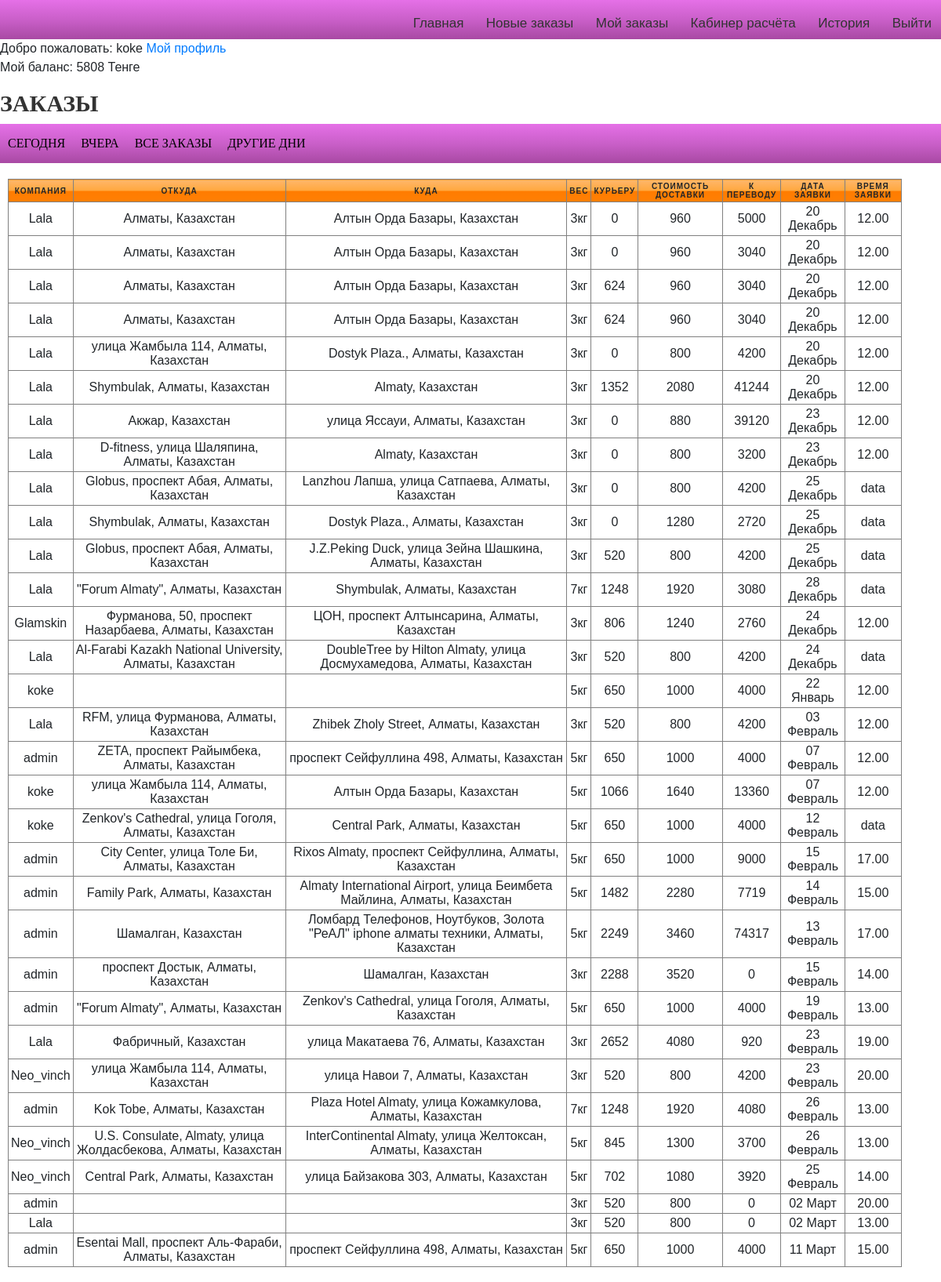
The page /curiers/private_curier_raschet/all (signed in, upper part) on the database its author committed.
### curier/models.py (models this page shows)
class Curier(models.Model):
	user = models.OneToOneField(settings.AUTH_USER_MODEL, on_delete=models.CASCADE,related_name="mycurier")
	date_of_birth=models.DateField(blank=True, null=True)
	photo =models.ImageField(upload_to='curiers/%y/%m/%d', blank=True)
	experience=models.IntegerField(blank=True, null=True)
	phone = models.IntegerField(null=False, blank=False)
	is_available=models.BooleanField(default=False)
	balance = models.DecimalField(decimal_places=0,max_digits=1000,default=0)

### Lallog/models.py (models this page shows, shortened)
class TestOrder(models.Model):
	client=models.ForeignKey(settings.AUTH_USER_MODEL,on_delete=models.CASCADE)
	marshrut=models.CharField(max_length=200)
	ves=models.DecimalField(decimal_places=0,max_digits=1000,default=10)
	from_address=models.CharField(max_length=200)
	from_phone=models.CharField(max_length=200)
	from_comment=models.CharField(max_length=200)
	to=models.CharField(max_length=200)
	to_phone=models.CharField(max_length=200)
	to_date=models.CharField(max_length=200)
	to_date_until=models.CharField(max_length=200)
	to_comment=models.CharField(max_length=200)
	distance=models.DecimalField(decimal_places=0,max_digits=1000,default=10)
	itog=models.DecimalField(decimal_places=0,max_digits=1000,default=10)
	curier = models.ForeignKey(Curier,on_delete=models.CASCADE,default=None,related_name="choiced_curier",blank=True,null=True)
	nal=models.DecimalField(decimal_places=0,max_digits=1000,default=0)
	raschet=models.DecimalField(decimal_places=0,max_digits=1000,default=0)
	status = models.CharField(max_length=200,default="Ожидание")
	curier_money = models.DecimalField(decimal_places=0,max_digits=1000,default=0)
	__original_curier = None
	def __init__(self,*args,**kwargs):
		print("Object was created")
		super(TestOrder,self).__init__(*args,**kwargs)
		self.__origin_curier = self.curier

### curier/views.py (the view)
# urls.py: path("private_curier_raschet/<str:day>",views.rashet_view,name="curier_rashet"),
def rashet_view(request,day):
	curier = request.user.mycurier
	orders_completed=None
	alldaysorders=curier.choiced_curier.all().filter(status="Доставлен")
	if day=="all":
	    orders_completed = curier.choiced_curier.all().filter(status="Доставлен")
	elif day=="today":
		locale.setlocale(locale.LC_ALL, "ru")
		mydate= datetime.date.today().strftime("%d %B")
		orders_completed = curier.choiced_curier.all().filter(status="Доставлен",to_date=mydate)
	elif day=="yesterday":
		locale.setlocale(locale.LC_ALL, "ru")
		mydate1=datetime.date.today() - datetime.timedelta(days=1)
		mydate1=mydate1.strftime("%d %B")
		print(mydate1)
		orders_completed = curier.choiced_curier.all().filter(status="Доставлен",to_date=mydate1)
	else:
	    orders_completed = curier.choiced_curier.all().filter(status="Доставлен",to_date=day)
	mydata = list(orders_completed.values_list("to_date"))
	mydata1 = list(alldaysorders.values_list("to_date"))
	alldays=[]
	for i in mydata1:
	    alldays.append(i[0])
	alldays = set(alldays)
	days=[]
	for i in mydata:
	    days.append(i[0])
	days=set(days)
	analyze=[]
	for i in days:
	    order = orders_completed.filter(to_date=i)
	    sumi=0
	    for j in order:
	        sumi+=j.raschet
	    temp={
	    "day":i,
	    "sum":int(sumi)
	    }
	    analyze.append(temp)
	print(analyze)
	mydate= datetime.datetime.now()
	mydate1=datetime.date.today() + datetime.timedelta(days=1)
	ctx={
		"orders_completed":orders_completed,
		"analyze":analyze,
		"alldays":alldays,
		"today":mydate,
		"tomorrow":mydate1,
	}
	return render(request,"curiers/raschet.html",context=ctx)

### curier/templates/curiers/raschet.html (shortened to what this page needs)
{%extends 'curiers/base_curier.html' %} {%load static%} {%block title%} Личный кабиент Курьера 2{%endblock%} {%block content%}
<a href="{% url 'edit'%}">Мой профиль</a>
<p>Мой баланс: {{request.user.mycurier.balance}} Тенге</p>
<h2>Заказы</h2>
<nav class="raschet_kur" >
<ul >
    <li><a href="{% url 'curier_rashet' day='today'%}">Сегодня</a></li>
    <li><a href="{% url 'curier_rashet' day='yesterday'%}">Вчера</a></li>
    <li ><a href="{% url 'curier_rashet' day='all'%}">Все заказы</a></li>
    <li><a href="#">Другие дни</a>
    </li>
</ul>
</nav>
<div class="spisok">
<table  border="1" id="table_empty">
    <thead >
        <tr style="background-color: #BA55D3">
            <th>Компания</th>
            <th>Откуда</th>
            <th>Куда</th>
            <th>Вес</th>
            <th>Курьеру</th>
            <th>Стоимость доставки</th>
            <th>К переводу</th>
            <th>Дата заявки</th>
            <th>Время заявки</th>
        </tr>
    </thead>
    {%for i in orders_completed%}
    <tr >
        <td data-label="Компания">{{i.client}}</td>
        <td data-label="Откуда">{{i.from_address}}</td>
        <td data-label="Куда">{{i.to}}</td>
        <td data-label="Вес">{{i.ves}}кг</td>
        <td data-label="Курьеру">{{i.curier_money}}</td>
        <td data-label="Доставка">{{i.itog}}</td>
        <td data-label="К переводу">{{i.raschet}}</td>
        <td data-label="Дата">{{i.to_date}}</td>
        <td data-label="Ограничения">{{i.to_date_until}}</td>
    </tr>
    {%endfor%}
</table>
</div>
{%endblock content%}

### curier/templates/curiers/base_curier.html (shortened to what this page needs)
{% load static %}
<html lang="en">
<head>
    <link rel="stylesheet" href="https://use.fontawesome.com/releases/v5.8.2/css/all.css">
    <link rel="stylesheet" href="https://stackpath.bootstrapcdn.com/bootstrap/4.3.1/css/bootstrap.min.css">
    <link href="{% static 'css/style.css' %}" rel="stylesheet" />
</head>
<body>
    <div class="menu">
        <div class="links">
            {%if user.is_authenticated%}
            <a class="menu-item" href="{% url 'Home' %}">Главная</a>
            <a class="menu-item" href="{% url 'private_сurier2' %}">Новые заказы</a>
            <a class="menu-item" href="{% url 'private_сurier' %}">Мой заказы</a>
            <a class="menu-item" href="{% url 'curier_rashet' day='all'%}">Кабинер расчёта</a>
            <a class="menu-item" href="{% url 'curier_history' %}">История</a>
            <a class="menu-item" href="{% url 'user_logout' %}">Выйти</a> {%else%}
            <a class="menu-item" href="{% url 'user_login' %}">Авторизация</a> {%endif%}
        </div>
    </div>
    {%if user.is_authenticated%} Добро пожаловать: {{ user.username}} {%endif%} {%block content%} {%endblock content%}
</body>
</html>

### Lallog/static/css/style.css (style rules this page uses)
* { padding: 0; margin: 0; }
div { box-sizing: border-box; }
.raschet_kur { width: 100%; margin: 0 auto; }
.raschet_kur:before { content: ''; display: block; height: 50px; width: 100%; background: #e570e7; background: -moz-linear-gradient(top, #e570e7 0%, #c85ec7 53%, #a849a3 100%); background: -webkit-linear-gradient(top, #e570e7 0%,#c85ec7 53%,#a849a3 100%); background: linear-gradient(to bottom, #e570e7 0%,#c85ec7 53%,#a849a3 100%); filter: progid:DXImageTransform.Microsoft.gradient( startColorstr='#e570e7', endColorstr='#a849a3',GradientType=0 ); position: absolute; left:0; z-index: -1; }
.raschet_kur ul { margin: 0; padding: 0; list-style: none; height: 50px; }
.raschet_kur > ul { display: flex; justify-content: left; }
.raschet_kur ul li a { font-family: "Open+Sans"; color: black; display: block; height: 50px; padding: 0 10px; text-transform: uppercase; text-decoration: none; line-height: 50px; }
.spisok { margin-top: 20px; }
#table_empty { width: 95%; margin-left: 10px; }
#table_empty th { background: #ffb76b; background: -moz-linear-gradient(top, #ffb76b 0%, #ffa73d 50%, #ff7c00 51%, #ff7f04 100%); background: -webkit-linear-gradient(top, #ffb76b 0%,#ffa73d 50%,#ff7c00 51%,#ff7f04 100%); background: linear-gradient(to bottom, #ffb76b 0%,#ffa73d 50%,#ff7c00 51%,#ff7f04 100%); filter: progid:DXImageTransform.Microsoft.gradient( startColorstr='#ffb76b', endColorstr='#ff7f04',GradientType=0 ); }
table { width: 100%; margin:0; padding:0; border-collapse: collapse; border-spacing: 0; }
table tr { padding: 3px; }
table th, table td { padding: 3px; text-align: center; }
table th { text-transform: uppercase; font-size: 10px; letter-spacing: 1px; }
body { font-family: sans-serif; }
.menu { text-align: right; background: #e570e7; background: -moz-linear-gradient(top, #e570e7 0%, #c85ec7 53%, #a849a3 100%); background: -webkit-linear-gradient(top, #e570e7 0%,#c85ec7 53%,#a849a3 100%); background: linear-gradient(to bottom, #e570e7 0%,#c85ec7 53%,#a849a3 100%); filter: progid:DXImageTransform.Microsoft.gradient( startColorstr='#e570e7', endColorstr='#a849a3',GradientType=0 ); height: 50px; }
.menu-item { display: inline-block; color:#333; font-size: 17px; line-height: 30px; padding: 15px 12px; text-decoration: none; }
h2 { color: #333333; font-family: "Open+Sans"; font-size: 30px; font-weight: 700; text-transform: uppercase; margin-top: 10px; }

### rows shown on the page
TestOrder: client "Lala", from_address "Алматы, Казахстан", to "Алтын Орда Базары, Казахстан", ves "3", curier_money "0", itog "960", raschet "5000", to_date "20 Декабрь", to_date_until "12.00"
TestOrder: client "Lala", from_address "Алматы, Казахстан", to "Алтын Орда Базары, Казахстан", ves "3", curier_money "0", itog "960", raschet "3040", to_date "20 Декабрь", to_date_until "12.00"
TestOrder: client "Lala", from_address "Алматы, Казахстан", to "Алтын Орда Базары, Казахстан", ves "3", curier_money "624", itog "960", raschet "3040", to_date "20 Декабрь", to_date_until "12.00"
TestOrder: client "Lala", from_address "Алматы, Казахстан", to "Алтын Орда Базары, Казахстан", ves "3", curier_money "624", itog "960", raschet "3040", to_date "20 Декабрь", to_date_until "12.00"
TestOrder: client "Lala", from_address "улица Жамбыла 114, Алматы, Казахстан", to "Dostyk Plaza., Алматы, Казахстан", ves "3", curier_money "0", itog "800", raschet "4200", to_date "20 Декабрь", to_date_until "12.00"
TestOrder: client "Lala", from_address "Shymbulak, Алматы, Казахстан", to "Almaty, Казахстан", ves "3", curier_money "1352", itog "2080", raschet "41244", to_date "20 Декабрь", to_date_until "12.00"
TestOrder: client "Lala", from_address "Акжар, Казахстан", to "улица Яссауи, Алматы, Казахстан", ves "3", curier_money "0", itog "880", raschet "39120", to_date "23 Декабрь", to_date_until "12.00"
TestOrder: client "Lala", from_address "D-fitness, улица Шаляпина, Алматы, Казахстан", to "Almaty, Казахстан", ves "3", curier_money "0", itog "800", raschet "3200", to_date "23 Декабрь", to_date_until "12.00"
TestOrder: client "Lala", from_address "Globus, проспект Абая, Алматы, Казахстан", to "Lanzhou Лапша, улица Сатпаева, Алматы, Казахстан", ves "3", curier_money "0", itog "800", raschet "4200", to_date "25 Декабрь", to_date_until "data"
TestOrder: client "Lala", from_address "Shymbulak, Алматы, Казахстан", to "Dostyk Plaza., Алматы, Казахстан", ves "3", curier_money "0", itog "1280", raschet "2720", to_date "25 Декабрь", to_date_until "data"
TestOrder: client "Lala", from_address "Globus, проспект Абая, Алматы, Казахстан", to "J.Z.Peking Duck, улица Зейна Шашкина, Алматы, Казахстан", ves "3", curier_money "520", itog "800", raschet "4200", to_date "25 Декабрь", to_date_until "data"
TestOrder: client "Lala", from_address "\"Forum Almaty\", Алматы, Казахстан", to "Shymbulak, Алматы, Казахстан", ves "7", curier_money "1248", itog "1920", raschet "3080", to_date "28 Декабрь", to_date_until "data"
TestOrder: client "Glamskin", from_address "Фурманова, 50, проспект Назарбаева, Алматы, Казахстан", to "ЦОН, проспект Алтынсарина, Алматы, Казахстан", ves "3", curier_money "806", itog "1240", raschet "2760", to_date "24 Декабрь", to_date_until "12.00"
TestOrder: client "Lala", from_address "Al-Farabi Kazakh National University, Алматы, Казахстан", to "DoubleTree by Hilton Almaty, улица Досмухамедова, Алматы, Казахстан", ves "3", curier_money "520", itog "800", raschet "4200", to_date "24 Декабрь", to_date_until "data"
TestOrder: client "koke", ves "5", curier_money "650", itog "1000", raschet "4000", to_date "22 Январь", to_date_until "12.00"
TestOrder: client "Lala", from_address "RFM, улица Фурманова, Алматы, Казахстан", to "Zhibek Zholy Street, Алматы, Казахстан", ves "3", curier_money "520", itog "800", raschet "4200", to_date "03 Февраль", to_date_until "12.00"
TestOrder: client "admin", from_address "ZETA, проспект Райымбека, Алматы, Казахстан", to "проспект Сейфуллина 498, Алматы, Казахстан", ves "5", curier_money "650", itog "1000", raschet "4000", to_date "07 Февраль", to_date_until "12.00"
TestOrder: client "koke", from_address "улица Жамбыла 114, Алматы, Казахстан", to "Алтын Орда Базары, Казахстан", ves "5", curier_money "1066", itog "1640", raschet "13360", to_date "07 Февраль", to_date_until "12.00"
TestOrder: client "koke", from_address "Zenkov's Cathedral, улица Гоголя, Алматы, Казахстан", to "Central Park, Алматы, Казахстан", ves "5", curier_money "650", itog "1000", raschet "4000", to_date "12 Февраль", to_date_until "data"
TestOrder: client "admin", from_address "City Center, улица Толе Би, Алматы, Казахстан", to "Rixos Almaty, проспект Сейфуллина, Алматы, Казахстан", ves "5", curier_money "650", itog "1000", raschet "9000", to_date "15 Февраль", to_date_until "17.00"
TestOrder: client "admin", from_address "Family Park, Алматы, Казахстан", to "Almaty International Airport, улица Беимбета Майлина, Алматы, Казахстан", ves "5", curier_money "1482", itog "2280", raschet "7719", to_date "14 Февраль", to_date_until "15.00"
TestOrder: client "admin", from_address "Шамалган, Казахстан", to "Ломбард Телефонов, Ноутбуков, Золота \"РеАЛ\" iphone алматы техники, Алматы, Казахстан", ves "5", curier_money "2249", itog "3460", raschet "74317", to_date "13 Февраль", to_date_until "17.00"
TestOrder: client "admin", from_address "проспект Достык, Алматы, Казахстан", to "Шамалган, Казахстан", ves "3", curier_money "2288", itog "3520", raschet "0", to_date "15 Февраль", to_date_until "14.00"
TestOrder: client "admin", from_address "\"Forum Almaty\", Алматы, Казахстан", to "Zenkov's Cathedral, улица Гоголя, Алматы, Казахстан", ves "5", curier_money "650", itog "1000", raschet "4000", to_date "19 Февраль", to_date_until "13.00"
TestOrder: client "Lala", from_address "Фабричный, Казахстан", to "улица Макатаева 76, Алматы, Казахстан", ves "3", curier_money "2652", itog "4080", raschet "920", to_date "23 Февраль", to_date_until "19.00"
TestOrder: client "Neo_vinch", from_address "улица Жамбыла 114, Алматы, Казахстан", to "улица Навои 7, Алматы, Казахстан", ves "3", curier_money "520", itog "800", raschet "4200", to_date "23 Февраль", to_date_until "20.00"
TestOrder: client "admin", from_address "Kok Tobe, Алматы, Казахстан", to "Plaza Hotel Almaty, улица Кожамкулова, Алматы, Казахстан", ves "7", curier_money "1248", itog "1920", raschet "4080", to_date "26 Февраль", to_date_until "13.00"
TestOrder: client "Neo_vinch", from_address "U.S. Consulate, Almaty, улица Жолдасбекова, Алматы, Казахстан", to "InterContinental Almaty, улица Желтоксан, Алматы, Казахстан", ves "5", curier_money "845", itog "1300", raschet "3700", to_date "26 Февраль", to_date_until "13.00"
TestOrder: client "Neo_vinch", from_address "Central Park, Алматы, Казахстан", to "улица Байзакова 303, Алматы, Казахстан", ves "5", curier_money "702", itog "1080", raschet "3920", to_date "25 Февраль", to_date_until "14.00"
TestOrder: client "admin", ves "3", curier_money "520", itog "800", raschet "0", to_date "02 Март", to_date_until "20.00"
TestOrder: client "Lala", ves "3", curier_money "520", itog "800", raschet "0", to_date "02 Март", to_date_until "13.00"
TestOrder: client "admin", from_address "Esentai Mall, проспект Aль-Фараби, Алматы, Казахстан", to "проспект Сейфуллина 498, Алматы, Казахстан", ves "5", curier_money "650", itog "1000", raschet "4000", to_date "11 Март", to_date_until "15.00"

### other values the page prints
{{ user.username }} "koke"
{{ request.user.mycurier.balance }} "5808"
